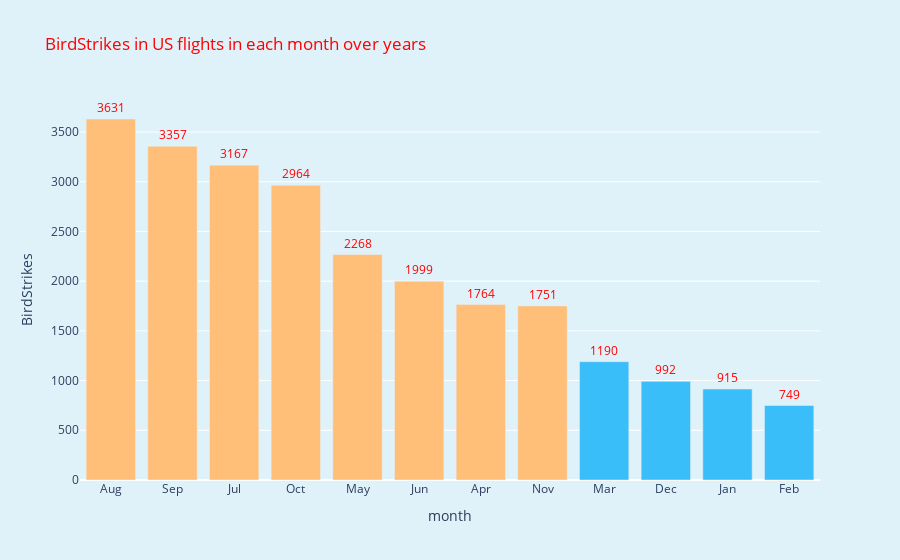

This figure's notebook cell:
### Code cell
# set color to all markers
colors = ['#FFBF78',] * 12

# set Colors To loweset markers
colors[8:] = ['#3ABEF9']*4

# create bar chart

fig = px.bar(month_vise,x= 'month',y= 'BirdStrikes',height=500, text = 'BirdStrikes',title='BirdStrikes in US flights in each month over years')

# update text
fig.update_traces(textfont_size=12, textangle=0, textposition="outside", cliponaxis=False,textfont=dict(color='red'),marker_color=colors)
# update layout
fig.update_layout(paper_bgcolor = '#dff2fa',plot_bgcolor='rgba(100, 100, 50, 0)',title_font_color="red")


# show Chart
fig.show()

### Figure 1 — Plotly figure (JSON) as saved in the notebook; plotly's stock layout.template omitted (floating-point values rounded to 4 significant figures)
{"data": [{"alignmentgroup": "True", "cliponaxis": false, "hovertemplate": "month=%{x}<br>BirdStrikes=%{text}<extra></extra>", "legendgroup": "", "marker": {"color": ["#FFBF78", "#FFBF78", "#FFBF78", "#FFBF78", "#FFBF78", "#FFBF78", "#FFBF78", "#FFBF78", "#3ABEF9", "#3ABEF9", "#3ABEF9", "#3ABEF9"], "pattern": {"shape": ""}}, "name": "", "offsetgroup": "", "orientation": "v", "showlegend": false, "text": [3631, 3357, 3167, 2964, 2268, 1999, 1764, 1751, 1190, 992, 915, 749], "textangle": 0, "textfont": {"color": "red", "size": 12}, "textposition": "outside", "type": "bar", "x": ["Aug", "Sep", "Jul", "Oct", "May", "Jun", "Apr", "Nov", "Mar", "Dec", "Jan", "Feb"], "xaxis": "x", "y": [3631, 3357, 3167, 2964, 2268, 1999, 1764, 1751, 1190, 992, 915, 749], "yaxis": "y"}], "layout": {"autosize": true, "barmode": "relative", "legend": {"tracegroupgap": 0}, "paper_bgcolor": "#dff2fa", "plot_bgcolor": "rgba(100, 100, 50, 0)", "title": {"font": {"color": "red"}, "text": "BirdStrikes in US flights in each month over years"}, "xaxis": {"anchor": "y", "autorange": true, "domain": [0, 1], "range": [-0.5, 11.5], "title": {"text": "month"}, "type": "category"}, "yaxis": {"anchor": "x", "autorange": true, "domain": [0, 1], "range": [0, 3822.0], "title": {"text": "BirdStrikes"}, "type": "linear"}}}
